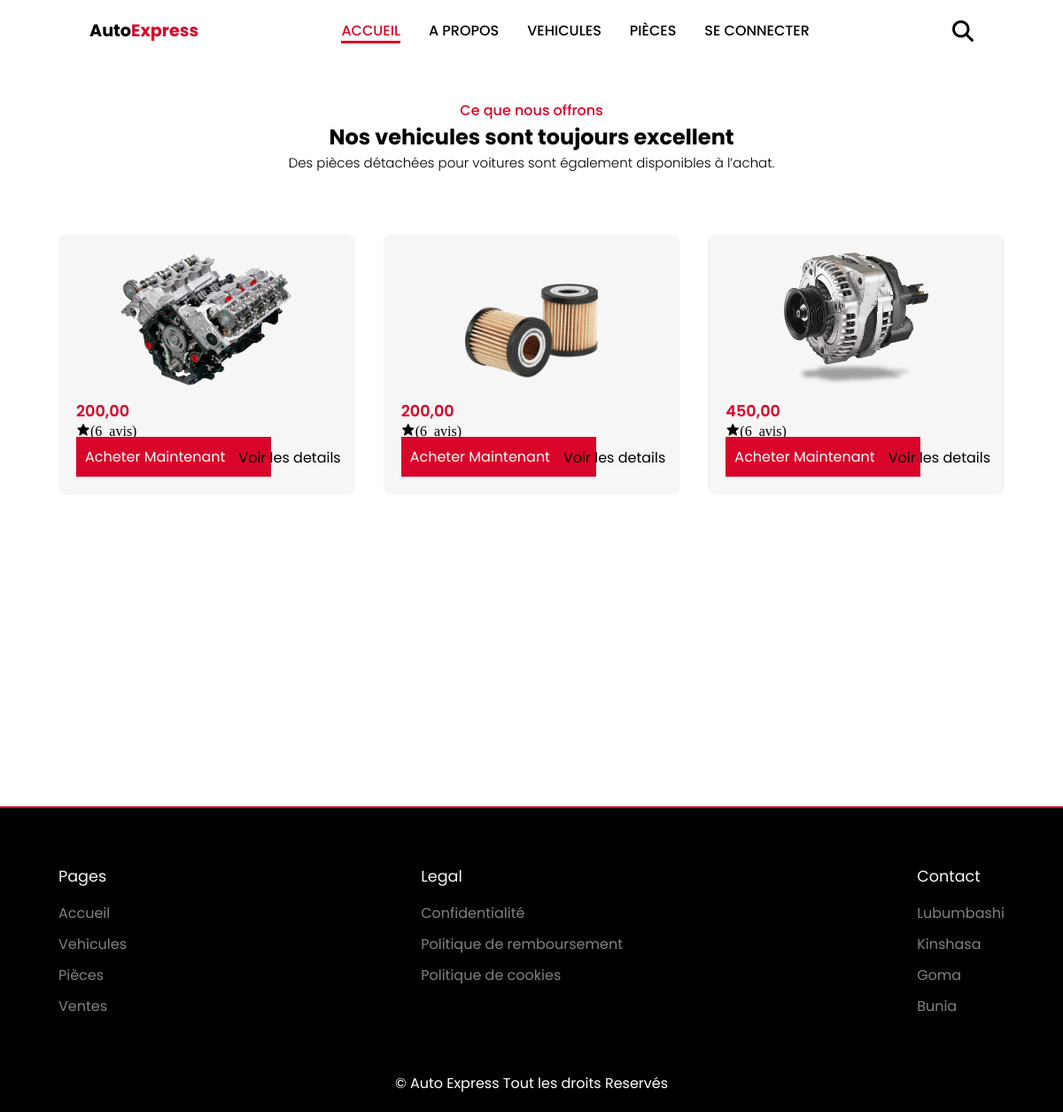
Page /all_pieces on the committed database.
### car/models.py (models this page shows)
class VehiculeOuPiece(models.Model):
    id = models.AutoField(primary_key=True)
    description = models.TextField()
    date_ajout = models.DateTimeField(auto_now_add=True)
    marque = models.CharField(max_length=100, blank=True, null=True)
    modele = models.CharField(max_length=100, blank=True, null=True)
    prix = models.DecimalField(max_digits=10, decimal_places=2)
    etat = models.CharField(max_length=50, choices=[('Neuf', 'Neuf'), ('Occasion', 'Occasion')], default='Neuf')
    photo = models.ImageField(upload_to="articles_images")

class Piece(VehiculeOuPiece):
    type_piece = models.CharField(max_length=100)

class VehiculeOuPiece(models.Model):
    id = models.AutoField(primary_key=True)
    description = models.TextField()
    date_ajout = models.DateTimeField(auto_now_add=True)
    marque = models.CharField(max_length=100, blank=True, null=True)
    modele = models.CharField(max_length=100, blank=True, null=True)
    prix = models.DecimalField(max_digits=10, decimal_places=2)
    etat = models.CharField(max_length=50, choices=[('Neuf', 'Neuf'), ('Occasion', 'Occasion')], default='Neuf')
    photo = models.ImageField(upload_to="articles_images")

### car/views.py (the view)
# urls.py: path("all_pieces", all_pieces, name="all_pieces"),
def all_pieces(request):
    partsAutos = Piece.objects.all()
    item_name = request.GET.get("item_name")
    if item_name != '' and item_name is not None:
        partsAutos = Piece.objects.filter(marque__icontains=item_name)
    return render(request, "cars/pieces.html", {"partsAutos": partsAutos})

### car/templates/cars/pieces.html (shortened to what this page needs)
{% extends "base.html" %}
{% block content %}
{% load static %}
<section class="parts" id="parts" style="margin-top: 3rem; margin-bottom: 20rem;">
    <div class="heading">
        <span>Ce que nous offrons</span>
        <h2>Nos vehicules sont toujours excellent</h2>
        <p>Des pièces détachées pour voitures sont également disponibles à l’achat.</p>
    </div>
    <div class="parts-container container" style="margin-top: 70px;">
        {% for partsAuto in partsAutos %}
            <div class="box">
                <img src="{{ partsAuto.photo.url }}" alt="">
                <span> {{ partsAuto.prix }} </span>
                <i class='bx bxs-star'>(6 avis)</i>
                <a href="#" class="btn achat-piece">Acheter Maintenant</a>
                <a href="{% url 'car:pieces_details' partsAuto.id %}" class="details">Voir les details</a>
            </div>
        {% endfor %}
    </div>
</section>
{% endblock content %}

### static/css/style.css (style rules this page uses)
* { font-family: 'Poppins', sans-serif; margin: 0; padding: 0; scroll-padding-top: 1rem; scroll-behavior: smooth; list-style: none; box-sizing: border-box; text-decoration: none; }
:root { --main-color:#d90429; --text-color:#020102; --bg-color:#fff; }
section { padding: 4rem 0 2rem; }
img { width: 100%; }
body { color: var(--text-color); }
.container { max-width: 1068px; margin-left: auto; margin-right: auto; }
.btn { padding: 10px 22px; background: var(--main-color); color: var(--bg-color); font-weight: 400; }
.achat-piece { max-width: 220px!important; padding: 10px!important; }
.heading { text-align: center; }
.heading span { font-weight: 500; color: var(--main-color); }
.heading p { font-size: 0.938rem; font-weight: 300; }
.parts-container { display: flex; flex-wrap: wrap; gap: 2rem; margin-top: 2rem; }
.parts-container .box { flex: 1 1 17rem; position: relative; padding: 20px; display: flex; flex-direction: column; background: #f6f6f6; border-radius: 0.5rem; }
.parts-container .box img { width: 100%; height: 150px; object-fit: contain; object-position: center; margin-bottom: 1rem; }
.parts-container .box span { font-size: 1.1rem; font-weight: 600; color: var(--main-color); }
.parts-container .box .btn { max-width: 120px; }
.parts-container .box .details { display: flex; align-items: center; position: absolute; bottom: 1.8rem; right: 1rem; font-size: 1rem; color: var(--text-color); }

### rows in the picture
Piece: photo (picture), prix "200,00"
Piece: photo (picture), prix "200,00"
Piece: photo (picture), prix "450,00"
